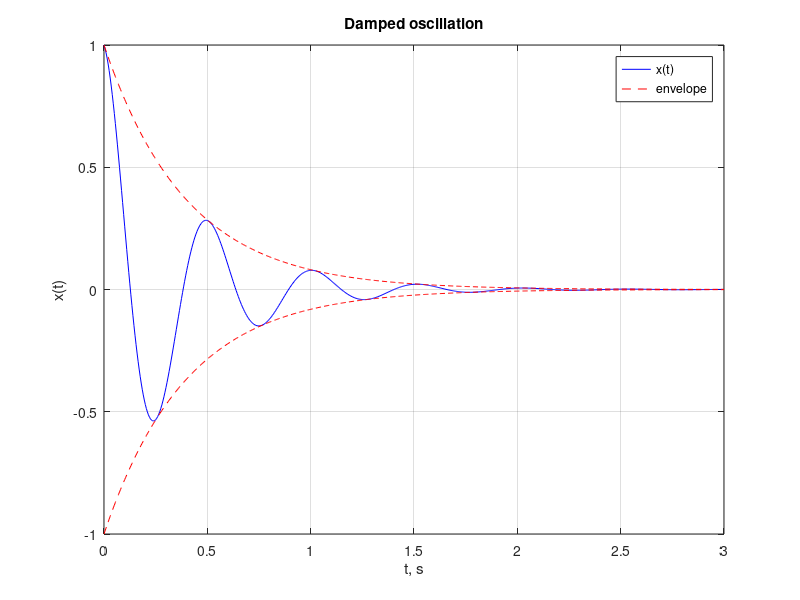

Write the MATLAB code that produced this figure.
%{
@play
{
  "title": "Damped oscillation",
  "description": "Effect of the damping ratio on the transient response",
  "groups": [
    {
      "name": "System parameters",
      "controls": [
        { "var": "zeta", "label": "Damping ζ", "min": 0.05, "max": 1.0, "step": 0.05, "default": 0.2 },
        { "var": "f0", "label": "Frequency, Hz", "min": 0.5, "max": 5.0, "step": 0.5, "default": 2.0 }
      ]
    }
  ]
}
%}
% Затухающие колебания: x(t) = exp(-zeta*w*t) * cos(wd*t)
zeta = 0.2;
f0 = 2;
w = 2 * pi * f0;
wd = w * sqrt(1 - zeta * zeta);
t = 0:0.005:3;
x = exp(-zeta * w * t) .* cos(wd * t);
env = exp(-zeta * w * t);
plot(t, x, 'b');
hold on;
plot(t, env, 'r--');
plot(t, -env, 'r--');
title('Damped oscillation');
xlabel('t, s');
ylabel('x(t)');
legend('x(t)', 'envelope');
grid on;
